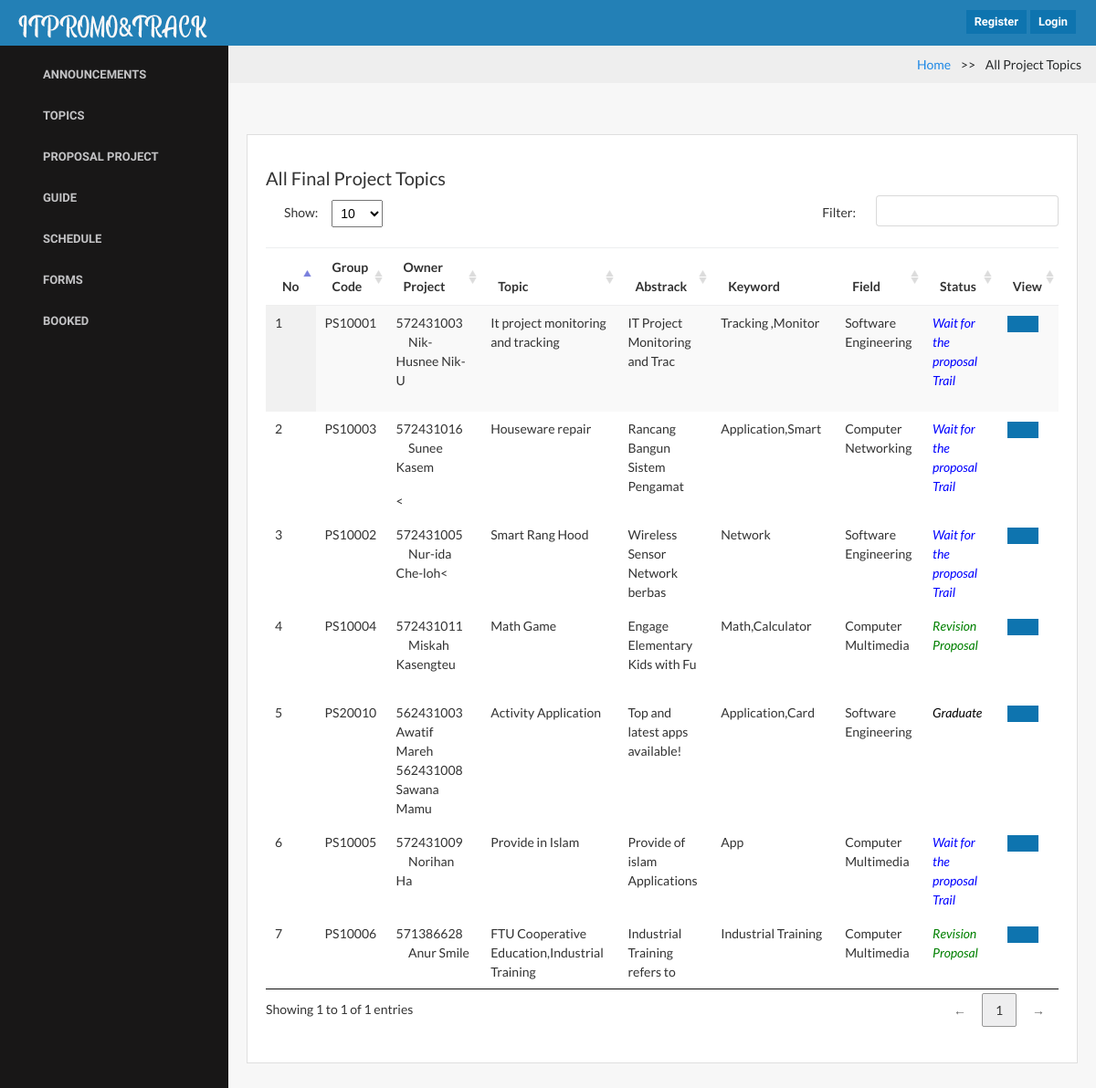
Before: /?page=proposal_project with the older database file.
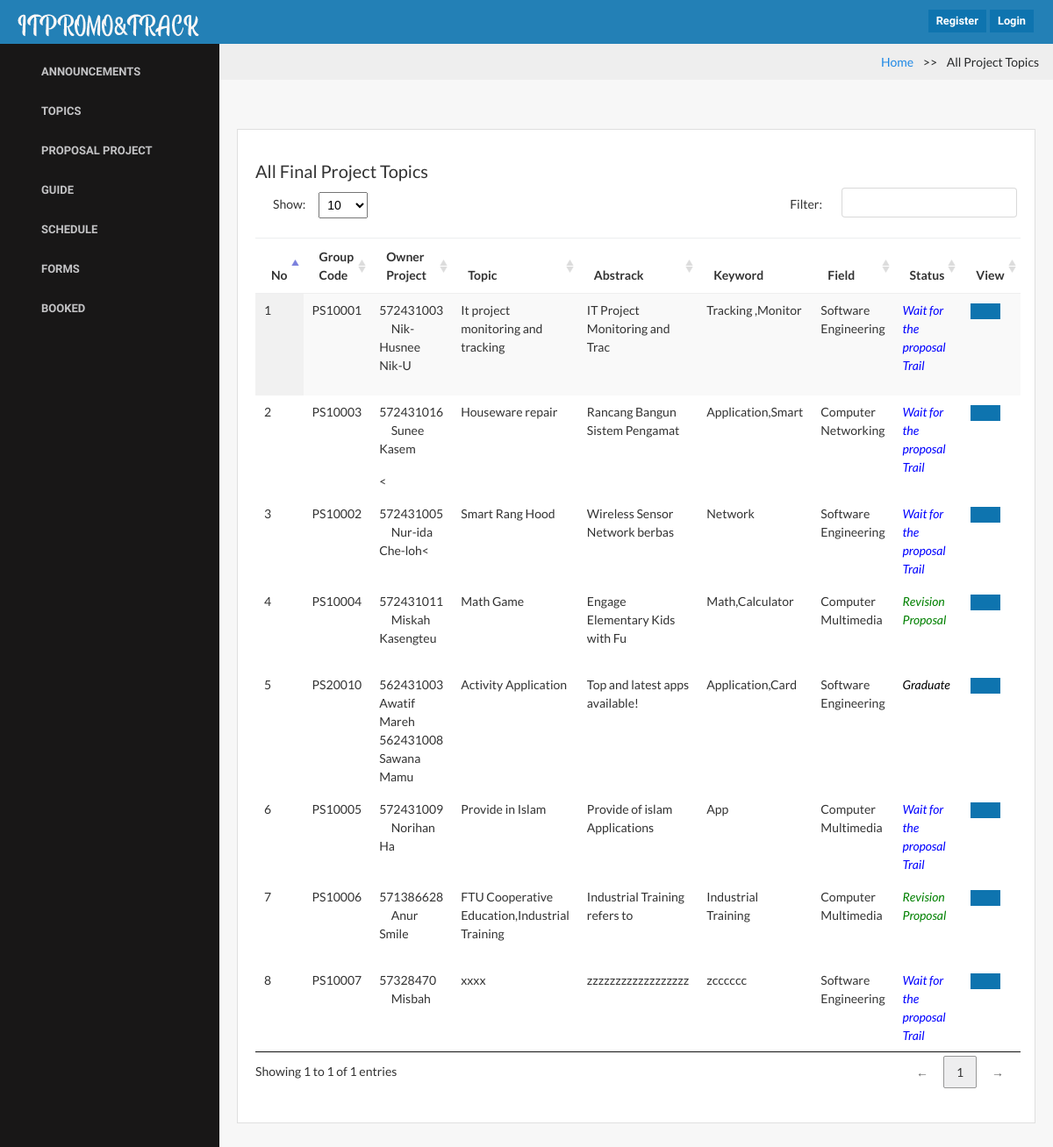
After: the same page with the newer database file.
### tables this page shows
CREATE TABLE `topic_project` (
  `topic_id` int(11) NOT NULL,
  `group_number` varchar(30) DEFAULT NULL,
  `Owner` varchar(255) NOT NULL,
  `topic_topic` varchar(255) NOT NULL,
  `topic_abstrack` varchar(5000) NOT NULL,
  `topic_keyword` varchar(255) NOT NULL,
  `topic_fieldstudy` enum('Software Engineering','Computer Multimedia','Computer Networking') NOT NULL,
  `topic_years` date NOT NULL,
  `advisergroup_id` int(20) NOT NULL,
  `adviser` varchar(255) NOT NULL,
  `position` enum('Admin','Student') NOT NULL COMMENT '1=Admin,2=Student',
  `status` enum('1','2','3','4','5','6','7') NOT NULL COMMENT '1=Wait for the proposal trail,2=Revision,3=OK,4=Reject,5=Cancel,6=Graduate,7=Not Pass'
);

### proposal_project.php (the view, shortened to what this page needs)
<body>
     <ul class="breadcrumb">
          <li><a href="index.php"><i class="fa fa-home"></i> Home</a></li>
          <li class="active">All Project Topics</li>
     </ul>
     <div class="content">
          <div class="row">
               <div class="col-lg-12">
                    <div class="card">
                         <div class="card-block">
                              <h5 class="mt-3">All Final Project Topics</h5>
                              <?php
 $strSQL = "SELECT * FROM topic_project  ";
              ?>
                              <table class="display datatable table table-stripped" cellspacing="0" width="100%">
                                   <thead>
                                        <tr>
                                             <th>No</th>
                                             <th>Group Code</th>
                                             <th>Owner Project</th>
                                             <th>Topic</th>
                                             <th>Abstrack</th>
                                             <th>Keyword</th>
                                             <th>Field </th>
                                             <th>Status</th>
                                             <th>View</th>
                                        </tr>
                                   </thead>
                                   <?php
     if($result = $db->query($strSQL)){
             while($objResult = $result->fetch_object()){
            ?>
                                   <tbody>
                                        <tr>
                                             <td class="text-left"><?php echo $objResult->topic_id; ?></td>
                                             <td class="text-left"><?php echo $objResult->group_number; ?></td>
                                             <td class="text-left"><?php echo substr($objResult->Owner, 0, 50); ?></td>
                                             <td class="text-left"><?php echo $objResult->topic_topic; ?></td>
                                             <td class="text-left">
                                                  <?php echo substr($objResult->topic_abstrack, 0, 30); ?></td>
                                             <td class="text-left"><?php echo $objResult->topic_keyword; ?></td>
                                             <td class="text-left">
                                                  <?php echo fieldstudy($objResult->topic_fieldstudy); ?></td>
                                             <td class="text-left"><?php echo get_status_project($objResult->status); ?>
                                             </td>
                                             <td> <button type="button" class="btn btn-primary btn-xs  view_data"
                                                       name="view" value="view"
                                                       id="<?php echo $objResult->topic_id; ?>"></button>
                                             </td>
                                        </tr>
                                        <?php
    }
               }
                   ?>
                                   </tbody>
                              </table>
                         </div>
                    </div>
               </div>
          </div>
     </div>
     </html>

### index.php (shortened to what this page needs)
<?php
include('menu/function.php');
?>
<!DOCTYPE HTML>
<html>
<head>
  <link rel="stylesheet" href="lib/css/jquery.dataTables.min.css">
  <link rel="stylesheet" href="assets/css/bootstrap.css">
  <link rel="stylesheet" href="assets/css/core.css">
  <link rel="stylesheet" href="assets/css/components.css">
  <link rel="stylesheet" href="assets/icons/fontawesome/styles.min.css">
  <link rel="stylesheet" href="lib/css/chartist.min.css">
</head>
<body>
  <nav class="navbar navbar-toggleable-md">
    <a class="navbar-brand logo" href="?page=homepage">
      <img src="assets/img/logo.png" >
    </a>
    <div class="collapse navbar-collapse" id="navbarNav">
      <button class="sidebar-toggle btn btn-flat" id="toggle-sidebar-desktop">
      </button>
      <ul class="navbar-nav ml-auto">
        <li class="nav-item dropdown">
          <?php if(isset($_SESSION['id'])):  ?>
        <li class="dropdown messages-menu">
          <?php if($_SESSION['rank'] == '1' || $_SESSION['rank'] == '2'){
                    }else if($_SESSION['rank'] == '3'){
                    }
                    ?>
        </li>
        <li class="dropdown notifications-menu">
          <?php if($_SESSION['rank'] == 'admin'){
                      }else if($_SESSION['rank'] == '1' || $_SESSION['rank'] == '2'){
                      }else if($_SESSION['rank'] == '3'){
                      }
                      ?>
        </li>
        <a class="nav-link dropdown-toggle dropdown-has-after" href="http://example.com" id="navbarDropdownMenuLink"
          data-toggle="dropdown" aria-haspopup="true" aria-expanded="false">
          <i class="fa fa-user"></i> <?php echo $_SESSION['name']; ?></span>
        </a>
        <div class="dropdown-menu dropdown-menu-right" aria-labelledby="navbarDropdownMenuLink">
          <a class="dropdown-item" href="?page=my_profile">
            <i class="fa fa-user"></i> <span>Profile</span></a>
          </a>
          <a class="dropdown-item" href="pages/logout.php">
            <i class="fa fa-sign-out"></i> <span>Logout</span></a>
          </a>
        </div>
        </li>
        <?php else: ?>
        <li>
          <a href="pages/register.php" class="d-none d-sm-inline-block btn btn-sm btn-primary shadow-sm">
            <i class="fa fa-registered"> </i> <span>Register</span>
          </a>
        </li>
        <li>
          <a href="pages/login.php" class="d-none d-sm-inline-block btn btn-sm btn-primary shadow-sm">
            <i class="fa fa-sign-in"></i> <span>Login</span>
          </a>
        </li>
        <?php endif; ?>
        </li>
      </ul>
    </div>
  </nav>
  <div class="page-container">
    <div class="page-content">
      <div id="sidebar-main" class="sidebar sidebar-default">
        <div class="sidebar-content">
          <ul class="navigation">
            <?php if(isset($_SESSION['id'])): ?>
            <?php include('menu/menu.php'); ?>
            <?php else: ?>
            <li><a class="app-menu__item active" href="?page=Annoucement"><i class="fa fa-bullhorn"></i><span
                  class="app-menu__label">Announcements</span></a></li>
            <li><a class="app-menu__item " href="?page=show_topic"><i class="fa fa-file"></i><span
                  class="app-menu__label">Topics</span></a></li>
            <li><a class="app-menu__item " href="?page=proposal_project"> <i class="fa fa-book"></i><span
                  class="app-menu__label">Proposal Project</span></a></li>
            <li><a class="app-menu__item " href="?page=guide"><i class="fa fa-glide-g"></i><span
                  class="app-menu__label">Guide</span></a></li>
            <li><a class="app-menu__item " href="?page=schedule"><i class="fa fa-calendar"></i><span
                  class="app-menu__label">Schedule</span></a></li>
            <li><a class="app-menu__item " href="?page=form"><i class='fa fa-edit'></i><span
                  class="app-menu__label">Forms</span></a></li>
            <li><a class="app-menu__item " href="?page=booked"><i class='fa fa-book'></i><span
                  class="app-menu__label">Booked</span></a></li>
            <?php endif; ?>
          </ul>
        </div>
      </div>
      <div class="content-wrapper">
        <?php include('page_link.php'); ?>
</body>
</html>

### page_link.php (shortened to what this page needs)
<?php
$page = null;
if(isset($_GET['page'])){
	$page = $_GET['page'];
}
switch ($page) {
case 'proposal_project':
     	include('proposal_project.php');
		break;
}
?>

### menu/function.php (shortened to what this page needs)
<?php
function fieldstudy($fieldstudy){
	if($fieldstudy == "Software Engineering"){
		return "Software Engineering";
	}else if($fieldstudy == "Computer Multimedia"){
	return "Computer Multimedia";
	}else if($fieldstudy == "Computer Networking"){
			return "Computer Networking";
	}
}
function get_status_project($statuspro){
	if($statuspro == "1"){
		return "<font color='blue'><i>Wait for the proposal Trail</i></font>";
	}else if($statuspro == "2"){
			return "<font color='green'><i>Revision Proposal</i></font>";
	}
else if($statuspro == "3"){
			return "<font color='black'><i>OK</i></font>";
	}
	else if($statuspro == "4"){
			return "<font color='black'><i>Reject</i></font>";
	}
	else if($statuspro == "5"){
			return "<font color='black'><i>Cancel</i></font>";
	}
	else if($statuspro == "6"){
			return "<font color='black'><i>Graduate</i></font>";
	}
	else if($statuspro == "7"){
			return "<font color='black'><i>Not Pass</i></font>";
	}
}
?>

### assets/css/core.css (style rules this page uses)
.btn { position: relative; margin: 2px; font-weight: bold; position: relative; font-size: 0.8rem; margin: 2px; font-weight: 600; font-family: 'Raleway', sans-serif; }
body, input, textarea, button { font-family: "Lato", sans-serif; }
.navbar { margin-bottom: 0; border-width: 1px 0; padding: 0; background-color: #2380B6; color: #fff; }
@media (min-width: 992px) { .navbar { padding-right: 20px; } }
.navbar > .navbar-brand { display: block; float: left; height: 50px; line-height: 36px; padding-left: 20px; min-width: 250px; margin-right: 0; }
.navbar > .navbar-brand > img { height: 20px; width: auto; }
.navbar .navbar-nav .nav-item { font-weight: 600; font-family: "Raleway", sans-serif; }
.navbar > .navbar-brand > img { height: auto; width: auto; }
.card { margin-bottom: 20px; margin-top: 20px; color: #333; border-radius: 0; }

### assets/css/components.css (style rules this page uses)
html, body { width: 100%; height: 100%; }
body { font-family: "Lato", sans-serif; font-size: 0.875rem !important; background-color: #f7f7f7; }
.page-container { position: relative; }
@media (min-width: 768px) { .page-container { display: table; table-layout: fixed; height: 100%; width: 100%; } }
@media (min-width: 768px) { .page-content { display: table-row; } }
.content { padding: 20px 20px; }
.content:after { content: ''; display: table; clear: both; }
.content-wrapper { padding-bottom: 1.33333; width: 100%; }
@media (min-width: 768px) { .content-wrapper { display: table-cell; vertical-align: top; } }
.sidebar { font-family: 'Raleway', sans-serif; font-size: 0.35rem; font-weight: 600; position: relative; background-color: #181717; color: #c3c3c5; }
@media (min-width: 768px) { .sidebar { display: table-cell; vertical-align: top; width: 250px; } }
.sidebar-default { z-index: 99; }
.sidebar .navigation { margin: 0; padding: 10px 0; list-style: none; position: relative; }
.sidebar .navigation > li { position: relative; }
.sidebar .navigation > li + li { margin-top: 1px; }
.sidebar .navigation > li > a { display: block; color: #c3c3c5; font-size: 13px; text-transform: uppercase; }
.sidebar .navigation > li > a > span { margin-left: 27px; }
.sidebar .navigation > li a { padding: 12px 20px; min-height: 44px; }
.sidebar-toggle { background-color: inherit; color: #fff; font-size: 0.875rem; margin: 0; padding: 15px 15px; outline: 0; }
.text-left { text-align: left; }
table.dataTable thead th, table.dataTable thead td { border-bottom: 1px solid #eeeeef; }
table.dataTable thead .sorting { background-image: url("../../lib/img/sort_both.png"); }
table.dataTable thead .sorting_asc { background-image: url("../../lib/img/sort_asc.png"); }

### proposal_project.php (style rules this page uses)
ul.breadcrumb { background-color: #eee; text-align: right; padding: 10px 16px; }
ul.breadcrumb li { display: inline; }
ul.breadcrumb li+li:before { padding: 8px; content: ">>\00a0"; }

Changed rows visible on the page:
added topic_project: topic_id "8", group_number "PS10007", Owner "57328470 Misbah", topic_topic "xxxx", topic_abstrack "zzzzzzzzzzzzzzzzzz", topic_keyword "zcccccc", topic_fieldstudy "Software Engineering", status "Wait for the proposal Trail"
